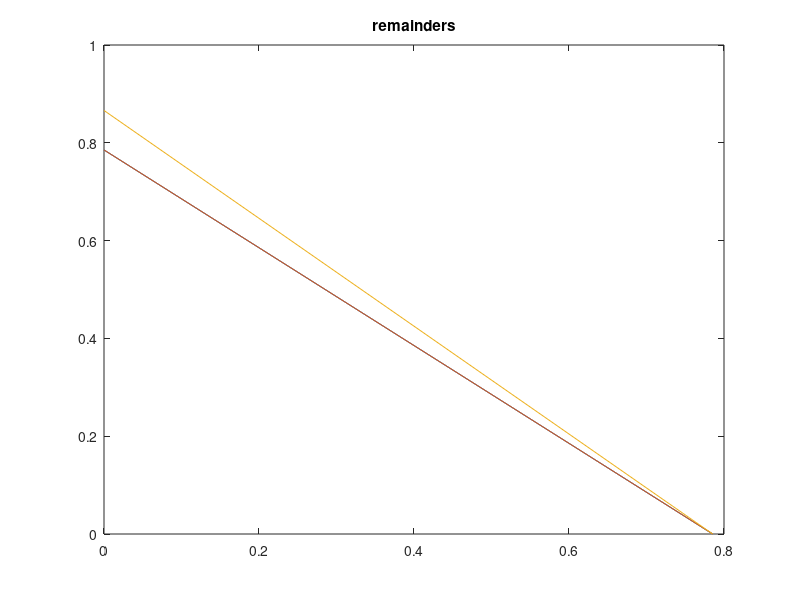

Reproduce this figure in MATLAB.
% Name:Tommy Lee Truong
% Last Edit:Sept 8 2020
% Program Name: Homework 2
x=[0,pi/4];
yt=tan(x);
y1=tan(x)+(1+tan(x).^2).*(x-pi/4);
y2=tan(x)+(1+tan(x).^2).*(x-pi/4)+(1+tan(x).^2).*tan(x).*(x-pi/4).^2;
y3=tan(x)+(1+tan(x).^2).*(x-pi/4)+(1+tan(x).^2).*tan(x).*(x-pi/4).^2+(2.*(1+tan(x).^2).*tan(x).^2+(1+tan(x).^2).^2).*(x-pi/4).^3/6;

plot(x,yt);
title('taylor polynomial')
hold on
plot(x,y1);
plot(x,y2);
plot(x,y3);
hold off
r1=yt-y1;
r2=yt-y2;
r3=yt-y3;
%% 

plot(x,r1);
title('remainders')
hold on
plot(x,r2);
plot(x,r3);
hold off
